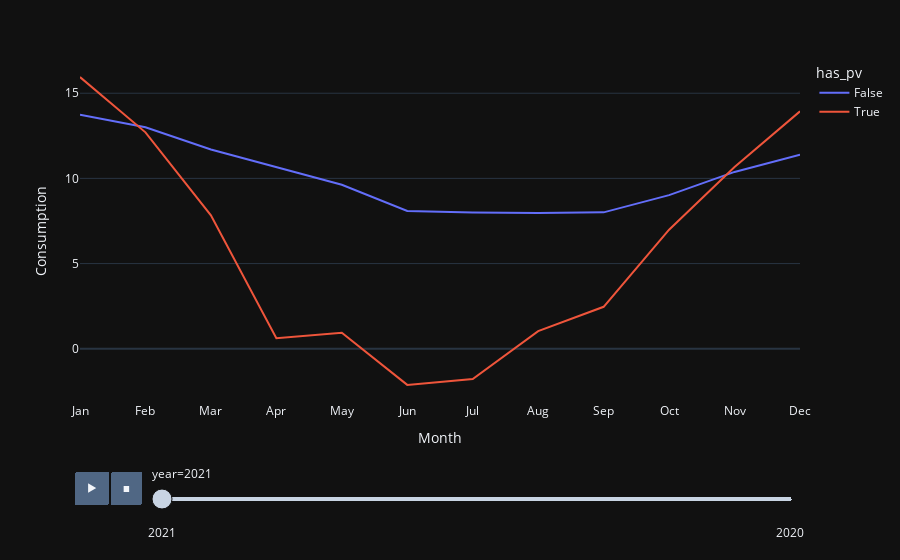

Notebook source saved alongside this figure:
### Markdown cell above
This is the plot for the gas consumption group by *'has_pv'* segmentation.
We found that the pattern of the mean gas consumption in each month was similar, which means that **the use of gas do not effected by whether the building has pv or not.**

### Code cell
fig_pv_monthly_electricity = px.line(summary_time_year_remove(get_pv_monthly_data(dataset, fuel='Net Electricity', summary_stat='mean')),
                x="summary_time", y="value", color="segment_1_value",
                labels={
                    'summary_time': 'Month',
                    'value': 'Consumption',
                    'time_period': 'year',
                    'segment_1_value': 'has_pv'
                },
                animation_frame="time_period", animation_group="value")

fig_pv_monthly_electricity.update_layout(xaxis=dict(showgrid=False))
fig_pv_monthly_electricity.show()

### Figure 1 — Plotly figure (JSON) as saved in the notebook; plotly's stock layout.template omitted (floating-point values rounded to 4 significant figures)
{"data": [{"hovertemplate": "has_pv=False<br>year=2021<br>Month=%{x}<br>Consumption=%{y}<extra></extra>", "ids": [13.74, 13.0, 11.7, 10.66, 9.624, 8.093, 8.004, 7.974, 8.007, 9.017, 10.38, 11.4], "legendgroup": "False", "line": {"color": "#636efa", "dash": "solid"}, "marker": {"symbol": "circle"}, "mode": "lines", "name": "False", "orientation": "v", "showlegend": true, "x": ["Jan", "Feb", "Mar", "Apr", "May", "Jun", "Jul", "Aug", "Sep", "Oct", "Nov", "Dec"], "xaxis": "x", "y": [13.74, 13.0, 11.7, 10.66, 9.624, 8.093, 8.004, 7.974, 8.007, 9.017, 10.38, 11.4], "yaxis": "y", "type": "scatter"}, {"hovertemplate": "has_pv=True<br>year=2021<br>Month=%{x}<br>Consumption=%{y}<extra></extra>", "ids": [15.95, 12.7, 7.835, 0.614, 0.938, -2.122, -1.776, 1.033, 2.463, 6.99, 10.66, 13.94], "legendgroup": "True", "line": {"color": "#EF553B", "dash": "solid"}, "marker": {"symbol": "circle"}, "mode": "lines", "name": "True", "orientation": "v", "showlegend": true, "x": ["Jan", "Feb", "Mar", "Apr", "May", "Jun", "Jul", "Aug", "Sep", "Oct", "Nov", "Dec"], "xaxis": "x", "y": [15.95, 12.7, 7.835, 0.614, 0.938, -2.122, -1.776, 1.033, 2.463, 6.99, 10.66, 13.94], "yaxis": "y", "type": "scatter"}], "layout": {"xaxis": {"anchor": "y", "domain": [0.0, 1.0], "title": {"text": "Month"}, "showgrid": false}, "yaxis": {"anchor": "x", "domain": [0.0, 1.0], "title": {"text": "Consumption"}}, "legend": {"title": {"text": "has_pv"}, "tracegroupgap": 0}, "margin": {"t": 60}, "updatemenus": [{"buttons": [{"args": [null, {"frame": {"duration": 500, "redraw": false}, "mode": "immediate", "fromcurrent": true, "transition": {"duration": 500, "easing": "linear"}}], "label": "&#9654;", "method": "animate"}, {"args": [[null], {"frame": {"duration": 0, "redraw": false}, "mode": "immediate", "fromcurrent": true, "transition": {"duration": 0, "easing": "linear"}}], "label": "&#9724;", "method": "animate"}], "direction": "left", "pad": {"r": 10, "t": 70}, "showactive": false, "type": "buttons", "x": 0.1, "xanchor": "right", "y": 0, "yanchor": "top"}], "sliders": [{"active": 0, "currentvalue": {"prefix": "year="}, "len": 0.9, "pad": {"b": 10, "t": 60}, "steps": [{"args": [["2021"], {"frame": {"duration": 0, "redraw": false}, "mode": "immediate", "fromcurrent": true, "transition": {"duration": 0, "easing": "linear"}}], "label": "2021", "method": "animate"}, {"args": [["2020"], {"frame": {"duration": 0, "redraw": false}, "mode": "immediate", "fromcurrent": true, "transition": {"duration": 0, "easing": "linear"}}], "label": "2020", "method": "animate"}], "x": 0.1, "xanchor": "left", "y": 0, "yanchor": "top"}]}}
